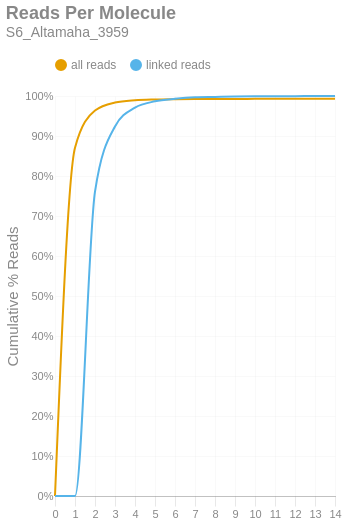

The code cell stored with this chart in its notebook:
### Markdown cell above
### Reads per Molecule
This chart shows the cumulative distribution of the number of reads per linked molecule. That is, how many alignments are associated with a unique molecule. This excludes the number of reads associated with invalid or absent linked-read barcodes. The `linked` histogram is the percentages recalculated when disregarding singletons.

### Code cell
if SKIPLR:
    print_html(f"Skipped")
else:
    counts = np.bincount(valids['reads'].cast(pl.Int64).to_numpy())
    weighted = counts * np.arange(len(counts))
    all_perc = weighted / n_reads
    linked_perc = weighted / n_linked_reads
    linked_perc[1] = 0
    binned_df = pl.DataFrame({
        'readsper': list(range(len(counts))),
        'all reads (cumsum)': np.cumsum(all_perc).tolist(),
        'linked reads (cumsum)': np.cumsum(linked_perc).tolist(),
    })

    with SafeRender(binned_df):
        (
            density_plot(binned_df, 'Reads Per Molecule', samplename, 'readspmol')
            .encode(
                x=alt.X('readsper:O', title=None).axis(labelAngle=0).scale(padding=0),
                y=alt.Y('value:Q', title='Cumulative % Reads').axis(format='%').stack(False),
                color=alt.Color("key:N").scale(domain=["all reads", "linked reads"]),
                tooltip=[
                    alt.Tooltip("key:N", title="Data Type"),
                    alt.Tooltip("readsper:O", title="Reads Per Molecule"),
                    alt.Tooltip("value:Q", format=".2%", title="% Reads (Cum.)")
                ]            
            )
        ).display()

### Figure 1 — Vega-Lite specification as saved in the notebook (floating-point values rounded to 4 significant figures)
{"width": "container", "height": 400, "config": {"title": {"anchor": "start", "dy": -15, "fontSize": 18, "color": "#888888", "subtitleColor": "#888888", "subtitleFontSize": 14}, "arc": {"fill": "#0072B2"}, "axis": {"domainColor": "#888888", "domainWidth": 0.5, "gridWidth": 0.2, "grid": false, "titleFontWeight": 400, "titleFontSize": 15, "labelFontSize": 11, "labelColor": "#888888", "tickColor": "#888888", "tickWidth": 0.2, "titleColor": "#888888"}, "axisBand": {"grid": false}, "axisX": {"grid": true, "tickSize": 10, "domainCap": "round"}, "axisY": {"domain": false, "grid": true, "tickSize": 0, "domainCap": "round"}, "background": "transparent", "header": {"labelFontSize": 15, "labelColor": "#888888", "titleFontSize": 15, "titleFontWeight": 600, "titleColor": "#888888"}, "legend": {"labelFont": "sans-serif", "labelFontSize": 12, "labelColor": "#888888", "symbolSize": 100, "symbolType": "circle", "titleFontSize": 12, "titlePadding": 10, "titleColor": "#888888", "title": null, "orient": "top"}, "range": {"category": ["#E69F00", "#56B4E9", "#009E73", "#F0E442", "#0072B2", "#D55E00", "#CC79A7", "#000000"], "diverging": ["#cfe8f3", "#a2d4ec", "#73bfe2", "#46abdb", "#1696d2", "#12719e"]}, "area": {"fill": "#0072B2", "fillOpacity": 0.7, "line": true, "strokeOpacity": 0.7}, "line": {"color": "#0072B2", "stroke": "#0072B2", "strokeWidth": 2}, "trail": {"color": "#0072B2", "stroke": "#0072B2", "strokeWidth": 0, "size": 1}, "point": {"filled": true, "fillOpacity": 1.0, "size": 95}, "text": {"color": "#888888", "fontSize": 11, "align": "right", "fontWeight": 400, "size": 11}, "bar": {"fill": "#0072B2", "stroke": null}, "view": {"stroke": null, "continuousWidth": 660, "continuousHeight": 400}}, "data": {"name": "data-15d85893931a67d7417fb888fc074a61"}, "mark": {"type": "line", "interpolate": "monotone", "point": {"opacity": 0, "size": 275}}, "encoding": {"color": {"field": "key", "scale": {"domain": ["all reads", "linked reads"]}, "type": "nominal"}, "tooltip": [{"field": "key", "title": "Data Type", "type": "nominal"}, {"field": "readsper", "title": "Reads Per Molecule", "type": "ordinal"}, {"field": "value", "format": ".2%", "title": "% Reads (Cum.)", "type": "quantitative"}], "x": {"axis": {"labelAngle": 0}, "field": "readsper", "scale": {"padding": 0}, "title": null, "type": "ordinal"}, "y": {"axis": {"format": "%"}, "field": "value", "stack": false, "title": "Cumulative % Reads", "type": "quantitative"}}, "params": [{"name": "param_c36ac31b6afebe62", "select": {"type": "point", "fields": ["key"]}, "bind": "legend"}], "title": {"text": "Reads Per Molecule", "subtitle": "S6_Altamaha_3959"}, "transform": [{"fold": ["all reads (cumsum)", "linked reads (cumsum)"]}, {"calculate": "replace(datum.key, ' (cumsum)', '')", "as": "key"}, {"filter": {"param": "param_c36ac31b6afebe62"}}], "usermeta": {"embedOptions": {"downloadFileName": "S6_Altamaha_3959.readspmol"}}, "$schema": "https://vega.github.io/schema/vega-lite/v6.1.0.json", "datasets": {"data-15d85893931a67d7417fb888fc074a61": [{"readsper": 0, "all reads (cumsum)": 0.0, "linked reads (cumsum)": 0.0}, {"readsper": 1, "all reads (cumsum)": 0.8705, "linked reads (cumsum)": 0.0}, {"readsper": 2, "all reads (cumsum)": 0.9637, "linked reads (cumsum)": 0.7611}, {"readsper": 3, "all reads (cumsum)": 0.9836, "linked reads (cumsum)": 0.9239}, {"readsper": 4, "all reads (cumsum)": 0.9894, "linked reads (cumsum)": 0.9709}, {"readsper": 5, "all reads (cumsum)": 0.9913, "linked reads (cumsum)": 0.9867}, {"readsper": 6, "all reads (cumsum)": 0.9921, "linked reads (cumsum)": 0.993}, {"readsper": 7, "all reads (cumsum)": 0.9925, "linked reads (cumsum)": 0.9967}, {"readsper": 8, "all reads (cumsum)": 0.9926, "linked reads (cumsum)": 0.9976}, {"readsper": 9, "all reads (cumsum)": 0.9927, "linked reads (cumsum)": 0.9985}, {"readsper": 10, "all reads (cumsum)": 0.9928, "linked reads (cumsum)": 0.9991}, {"readsper": 11, "all reads (cumsum)": 0.9929, "linked reads (cumsum)": 0.9995}, {"readsper": 12, "all reads (cumsum)": 0.9929, "linked reads (cumsum)": 0.9997}, {"readsper": 13, "all reads (cumsum)": 0.9929, "linked reads (cumsum)": 0.9999}, {"readsper": 14, "all reads (cumsum)": 0.9929, "linked reads (cumsum)": 1.0}]}}
